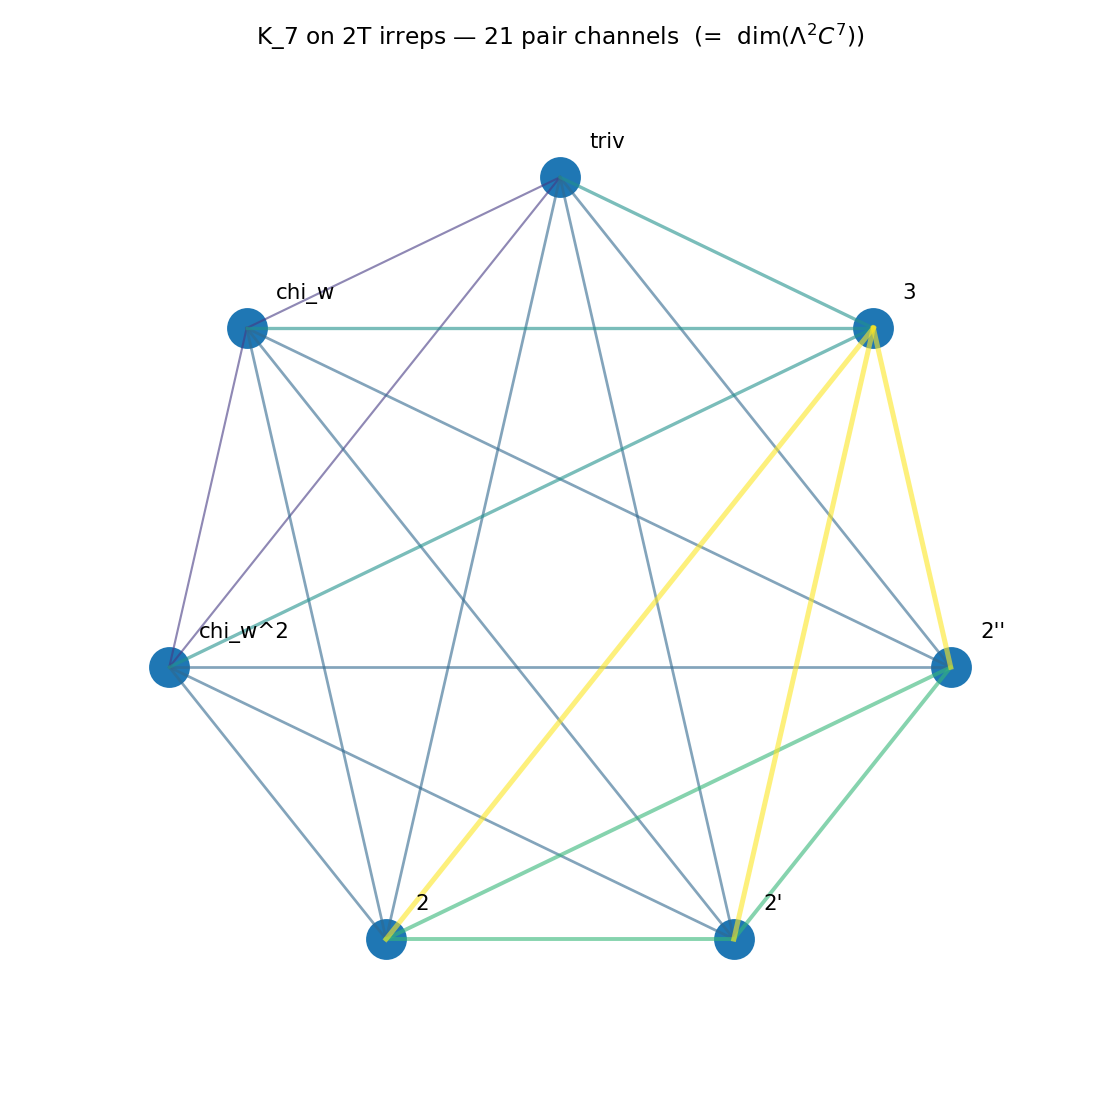

Here is the Python script that generated this plot:
#!/usr/bin/env python3
"""
Paper 15 b2.4 -- The 21 channels as pairs of 2T irreps.

Motivation.  b2.3a verified  168 = |Irr(2T)| x |2T| = 7 x 24.
Paper 15 writes  21 = dim(Lambda^2 C^7),  but this script argues the
structurally right interpretation is

    21  =  C(7, 2)  =  # unordered pairs of distinct 2T irreps

which is the same integer but carries genuine 2T-representation
content: the 21 pairs (pi_i, pi_j) with i != j, each defining a
tensor-product channel  pi_i (x) pi_j.

If a transition amplitude m_e / m_Pl is the PRODUCT over these 21
channels of one sqrt(alpha) factor each (Paper 13 rule for OPEN paths),
the total is alpha^(21/2), matching Paper 15 exactly.

This script:
  (1) Uses the known 2T character table (7 classes, 7 irreps, dims
      (1,1,1,2,2,2,3)).
  (2) Computes the fusion coefficients  N_{ijk}  for every ordered
      triple  pi_i (x) pi_j = sum_k N_{ijk} pi_k
      via character inner products.
  (3) Enumerates the 21 unordered pairs {pi_i, pi_j} with i != j and
      reports their fusion decomposition.
  (4) Checks structural sum rules: total dim of all 21 pair-products,
      integer-valuedness, etc.
  (5) Discusses the physical-ansatz picture where 21 pairs x
      sqrt(alpha) per pair => alpha^(21/2).
"""

from __future__ import annotations

from itertools import combinations
from pathlib import Path

import matplotlib.pyplot as plt
import numpy as np


# =========================================================================
# 2T character table  (7 irreps, 7 conjugacy classes).
# Class order:  C1 = {e},  C2 = {-e},  C3 = 6 order-4,
#               C4 = 4 order-6 A,  C5 = 4 order-6 B,
#               C6 = 4 order-3 A,  C7 = 4 order-3 B.
# =========================================================================

def tT_character_table():
    """Character table of 2T (binary tetrahedral, order 24).

    Class order:  (e, -e, 2A, 6A, 6B, 3A, 3B),  sizes (1,1,6,4,4,4,4).
    Derivation of the row entries:
      * 2a := SU(2) fundamental rep.  chi(g) = trace of g in SU(2) = 2cos(theta/2).
        At 6A, 6B: trace +1 (angle 2pi/3).  At 3A, 3B: trace -1 (angle 4pi/3).
      * chi_omega is the order-3 abelianization character.  Convention:
        chi_omega at a chosen 3A element = omega.  By class-function and
        the relation 6A = -e * 3A, chi_omega(6A) = chi_omega(3A) = omega
        (since chi_omega(-e) = 1).
      * 2b = 2a (x) chi_omega, 2c = 2a (x) chi_omega^2.
      * "3" = 3-dim irrep (spin-1 of SU(2)/Z_2 = SO(3)).  chi(2A) = -1
        (axis rotation by pi gives rotation matrix with trace -1).
    """
    w = np.exp(2j * np.pi / 3)  # omega
    w2 = w ** 2
    chi = np.array([
        [1, 1, 1,  1,  1,  1,  1],                      # trivial
        [1, 1, 1,  w,  w2, w,  w2],                     # omega-chi
        [1, 1, 1,  w2, w,  w2, w],                      # omega^2-chi
        [2, -2, 0, 1,  1,  -1, -1],                     # 2a  (= SU(2) fund)
        [2, -2, 0, w,  w2, -w, -w2],                    # 2b  (= 2a x omega)
        [2, -2, 0, w2, w,  -w2, -w],                    # 2c  (= 2a x omega^2)
        [3, 3, -1, 0,  0,  0,  0],                      # 3   (adjoint)
    ], dtype=complex)
    sizes = np.array([1, 1, 6, 4, 4, 4, 4])
    names = ["triv", "chi_w", "chi_w^2", "2a", "2b", "2c", "3"]
    dims = [int(round(chi[i, 0].real)) for i in range(7)]
    return chi, sizes, names, dims


def fusion_coefficient(chi: np.ndarray, sizes: np.ndarray,
                        i: int, j: int, k: int) -> int:
    """N_{ijk} = (1/|G|) sum_c |C_c| chi_i(c) chi_j(c) conj(chi_k(c))."""
    G = int(sizes.sum())
    total = (sizes * chi[i] * chi[j] * np.conj(chi[k])).sum() / G
    # Must be a non-negative integer.
    total_re = total.real
    total_im = total.imag
    assert abs(total_im) < 1e-8, f"Non-real N_{i}{j}{k}: {total}"
    return int(round(total_re))


def fusion_rule(chi: np.ndarray, sizes: np.ndarray, names: list[str],
                 dims: list[int], i: int, j: int) -> dict[int, int]:
    """Return {k: N_{ijk}} for all k, representing
    pi_i (x) pi_j = sum_k N_{ijk} pi_k."""
    return {k: fusion_coefficient(chi, sizes, i, j, k) for k in range(7)}


def format_fusion(rule: dict[int, int], names: list[str]) -> str:
    parts = []
    for k, n in rule.items():
        if n > 0:
            if n == 1:
                parts.append(names[k])
            else:
                parts.append(f"{n}*{names[k]}")
    return " + ".join(parts) if parts else "0"


# =========================================================================
# Main.
# =========================================================================

def main():
    print("=" * 72)
    print(" b2.4 -- Fusion rules of 2T and the 21-channel interpretation")
    print("=" * 72)

    chi, sizes, names, dims = tT_character_table()
    print(f"\n[1] 2T character table (7 irreps):")
    print(f"    Irrep dims: {dims}  (sum of squares = "
          f"{sum(d*d for d in dims)})")

    # --- (2) Full fusion table -------------------------------------------
    print(f"\n[2] Fusion products pi_i (x) pi_j (21 unordered i<j pairs)")
    print(f"    Total should cover 21 = C(7,2) pairs.\n")
    total_dim = 0
    pair_data = []
    for i, j in combinations(range(7), 2):
        rule = fusion_rule(chi, sizes, names, dims, i, j)
        pair_dim = sum(rule[k] * dims[k] for k in rule)
        expected = dims[i] * dims[j]
        assert pair_dim == expected, (
            f"dim mismatch for pi_{i} (x) pi_{j}: "
            f"{pair_dim} vs {expected}")
        rhs = format_fusion(rule, names)
        print(f"    {names[i]:<9s} (x) {names[j]:<9s} = {rhs}")
        total_dim += pair_dim
        pair_data.append((i, j, rule, pair_dim))

    print(f"\n    Total dim sum over 21 pairs: {total_dim}")
    print(f"    Expected: sum_{{i<j}} dim(pi_i)*dim(pi_j) = "
          f"{sum(dims[i]*dims[j] for i,j in combinations(range(7),2))}")

    # --- (3) Channel-counting summary ------------------------------------
    print(f"\n[3] Channel structure")
    print(f"    Number of unordered pairs (i,j) with i != j: "
          f"{len(list(combinations(range(7), 2)))}")
    print(f"    (Equals 21 = C(7,2); matches Paper 15's exponent.)")

    # Count each pair's dim and per-channel irrep content.
    print(f"\n    Pair dims (sorted):")
    sorted_dims = sorted([(pd, names[i], names[j])
                           for i, j, _, pd in pair_data])
    dim_counter = {}
    for pd, _, _ in sorted_dims:
        dim_counter[pd] = dim_counter.get(pd, 0) + 1
    for d, c in sorted(dim_counter.items()):
        print(f"      dim {d}: {c} pair(s)")

    # --- (4) Global sum rules for the 21-channel hypothesis --------------
    print(f"\n[4] Sum rules")
    total_irrep_count = {k: 0 for k in range(7)}
    for i, j, rule, _ in pair_data:
        for k, n in rule.items():
            total_irrep_count[k] += n
    print(f"    Total multiplicity of each irrep across 21 pairs:")
    for k in range(7):
        print(f"      {names[k]:<10s}: {total_irrep_count[k]}")
    print(f"    Total: {sum(total_irrep_count.values())}")

    # --- (5) Ansatz: 21 channels -> alpha^(21/2) ------------------------
    print(f"\n[5] Ansatz connecting 21 channels to alpha^(21/2):")
    print()
    print("    Paper 13's rule on an OPEN (transition) amplitude:")
    print("      each crossing contributes sqrt(alpha).")
    print()
    print("    Ansatz: the transition amplitude  <e_SM | sigma | e_grav>")
    print("    is a sum/product of 21 sub-amplitudes, one for each")
    print("    irrep pair (pi_i, pi_j) of 2T,  i < j.  If each sub-")
    print("    amplitude carries exactly one gauge-holonomy crossing,")
    print("    then")
    print()
    print("        A ~ (sqrt(alpha))^21 = alpha^(21/2).")
    print()
    print("    Concrete realisation (conjectural): associate each 2T")
    print("    irrep pi_i with a conjugacy class of the trefoil's 2I")
    print("    orbit representatives; each pair of irreps produces a")
    print("    braid crossing where the two strands of conjugate")
    print("    trefoils meet.  Counting gives 21 = C(|Irr(2T)|, 2) = 21.")

    # --- Plot: fusion adjacency / K_7 with pair dims ---------------------
    fig, ax = plt.subplots(figsize=(8, 8))
    # Place 7 irreps around a circle.
    pos = {}
    for k in range(7):
        angle = 2 * np.pi * k / 7 + np.pi / 2
        pos[k] = (np.cos(angle), np.sin(angle))
        ax.plot(pos[k][0], pos[k][1], "o", color="tab:blue",
                 markersize=20)
        ax.annotate(names[k], pos[k],
                     textcoords="offset points",
                     xytext=(15, 15), fontsize=11)
    # Draw 21 edges, color by dim.
    for i, j, rule, pd in pair_data:
        (x1, y1), (x2, y2) = pos[i], pos[j]
        color = plt.cm.viridis(pd / 6.0)  # dims range 1..6
        ax.plot([x1, x2], [y1, y2], "-", color=color, alpha=0.6,
                 lw=0.8 + 0.3 * pd)
    ax.set_xlim(-1.3, 1.3)
    ax.set_ylim(-1.3, 1.3)
    ax.set_aspect("equal")
    ax.axis("off")
    ax.set_title(r"K_7 on 2T irreps — 21 pair channels"
                 r"  (=  dim$(\Lambda^2 C^7)$)",
                 fontsize=12)
    out = Path(__file__).parent / "nwt_2T_fusion_21channels_b2_4.png"
    fig.tight_layout()
    fig.savefig(out, dpi=140)
    print(f"\n[6] Plot: {out}")


if __name__ == "__main__":
    main()
